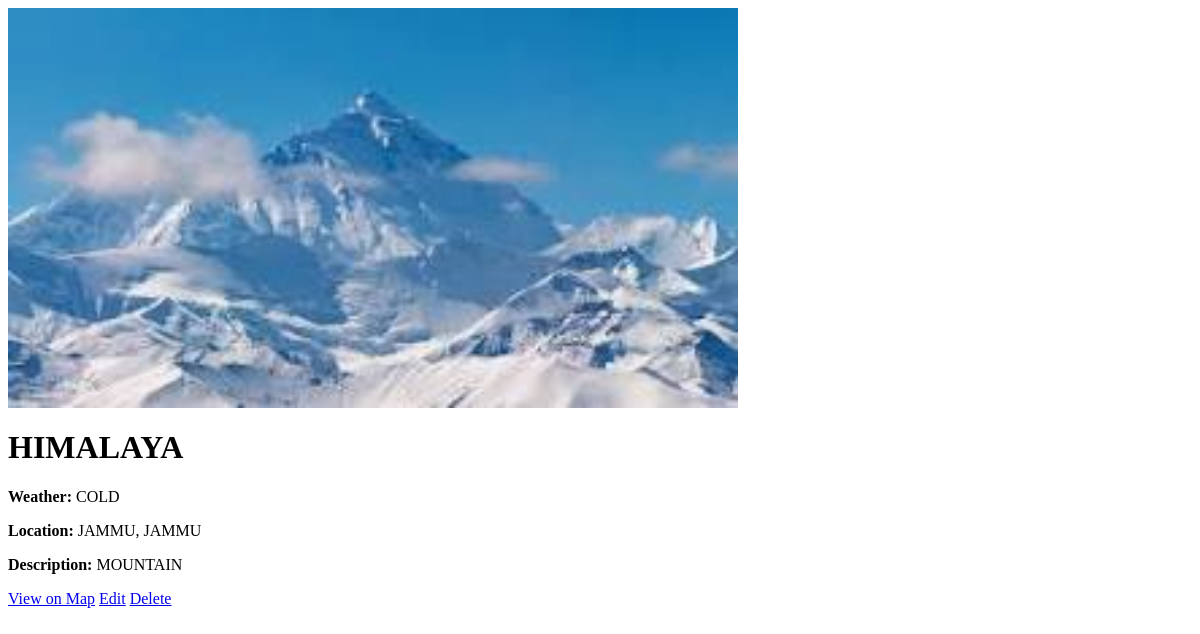
Page /destinations/1/ on the earlier database version.
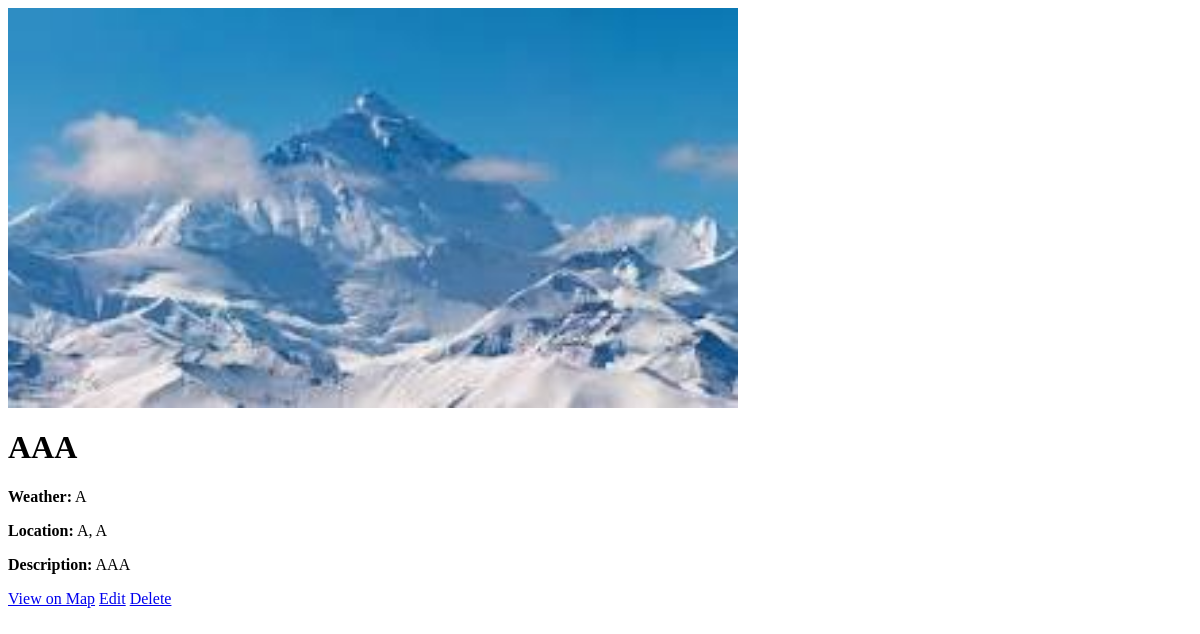
Same page on the later database version.
### destinations/models.py (models this page shows, shortened)
class Destination(models.Model):
    created_by = models.ForeignKey(
        User,
        on_delete=models.CASCADE,
        related_name='created_destinations',
        verbose_name='Created By'
    )
    favorited_by = models.ManyToManyField(
        User,
        related_name='favorite_destinations',
        blank=True,
        verbose_name='Favorited By'
    )
    place_name = models.CharField(
        max_length=200,
        verbose_name='Destination Name',
        help_text="Official name of the tourist destination"
    )
    state = models.CharField(
        max_length=100,
        verbose_name='State/Province',
        help_text="State or province where the destination is located"
    )
    district = models.CharField(
        max_length=100,
        verbose_name='District/County',
        help_text="District or county within the state"
    )
    description = models.TextField(
        verbose_name='Description',
        help_text="Detailed description of the location and its attractions"
    )
    weather = models.CharField(
        max_length=100,
        verbose_name='Climate',
        help_text="Typical weather conditions and climate"
    )
    google_map_link = models.URLField(
        max_length=500,
        verbose_name='Google Maps Link',
        help_text="Full Google Maps URL for the location"
    )
    image = models.ImageField(
        upload_to='destinations/%Y/%m/%d/',
        verbose_name='Featured Image',
        help_text="Primary display image for the destination"
    )
    is_featured = models.BooleanField(
        default=False,
        verbose_name='Featured Destination',
        help_text="Check to highlight this as a featured destination"
    )
    created_at = models.DateTimeField(
        auto_now_add=True,
        verbose_name='Creation Date',
        editable=False
    )
    modified_at = models.DateTimeField(
        auto_now=True,
        verbose_name='Last Modified'
    )
    class Meta:
        ordering = ['-created_at']
        verbose_name = 'Tourist Destination'
        verbose_name_plural = 'Tourist Destinations'
        indexes = [
            models.Index(fields=['place_name', 'state']),
            models.Index(fields=['created_at']),
            models.Index(fields=['is_featured']),
        ]

### destinations/views.py (the view)
# urls.py: path('destinations/<int:pk>/', DestinationDetailView.as_view(), name='destination_detail'),
class DestinationDetailView(DetailView):
    model = Destination
    template_name = 'destinations/detail.html'
    context_object_name = 'destination'
    def get_context_data(self, **kwargs):
        context = super().get_context_data(**kwargs)
        context['similar_destinations'] = Destination.objects.filter(
            state=self.object.state
        ).exclude(pk=self.object.pk)[:4]
        if self.request.user.is_authenticated:
            context['is_favorite'] = self.object.favorited_by.filter(
                pk=self.request.user.pk
            ).exists()
        return context

### destinations/templates/destinations/detail.html
<div class="container mt-5">
    <div class="card">
        <img src="{{ destination.image.url }}" class="card-img-top" height="400">
        <div class="card-body">
            <h1>{{ destination.place_name }}</h1>
            <p><strong>Weather:</strong> {{ destination.weather }}</p>
            <p><strong>Location:</strong> {{ destination.district }}, {{ destination.state }}</p>
            <p><strong>Description:</strong> {{ destination.description }}</p>
            <a href="{{ destination.google_map_link }}" target="_blank" class="btn btn-primary">View on Map</a>
            <a href="{% url 'destination_update' destination.pk %}" class="btn btn-warning">Edit</a>
            <a href="{% url 'destination_delete' destination.pk %}" class="btn btn-danger">Delete</a>
        </div>
    </div>
</div>

Differences in the rows shown:
changed Destination: place_name "HIMALAYA" → "AAA"; weather "COLD" → "A"; district "JAMMU" → "A"; state "JAMMU" → "A"; description "MOUNTAIN" → "AAA"
